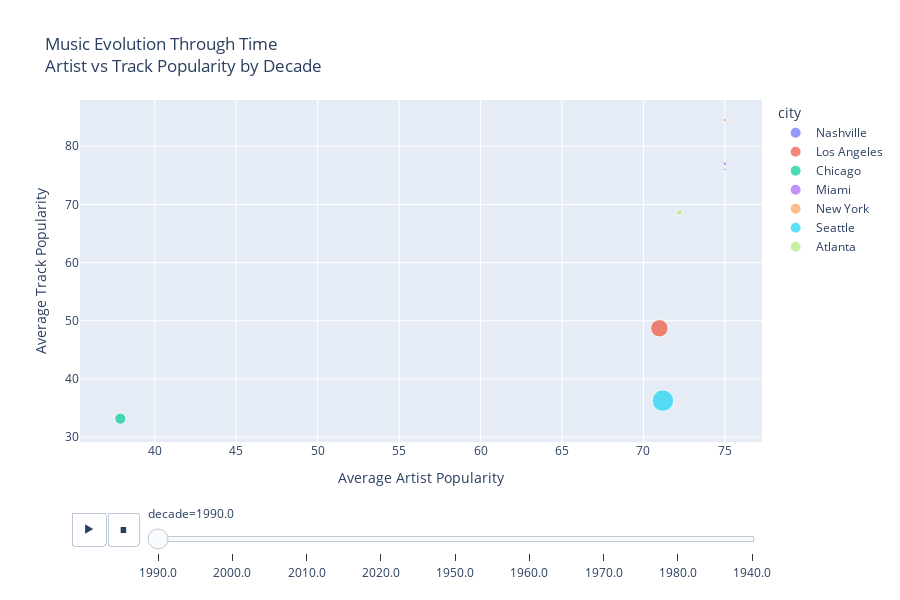

Write notebook code for a chart like this one.
### Code cell
#temporal evolution map
print('\nCreating Temporal Evolution Map...')

temporal_fig, timeline_df = create_temporal_evolution_map(df)
temporal_fig.show()

print('\nTemporal Analysis Summary:')
print('Decades with most tracks by city:')
for city in df['city'].unique():
    city_timeline = timeline_df[timeline_df['city'] == city]
    if not city_timeline.empty:
        top_decade = city_timeline.loc[city_timeline['track_count'].idxmax()]
        print(f'  {city}: {int(top_decade["decade"])}s ({top_decade["track_count"]} tracks)')

### Figure 1 — Plotly figure (JSON) as saved in the notebook; plotly's stock layout.template omitted (floating-point values rounded to 4 significant figures)
{"data": [{"customdata": [[1.0, 1.0]], "hovertemplate": "<b>%{hovertext}</b><br><br>city=Nashville<br>decade=1990.0<br>Average Artist Popularity=%{x}<br>Average Track Popularity=%{y}<br>Number of Tracks=%{customdata[0]}<br>avg_genre_diversity=%{customdata[1]}<extra></extra>", "hovertext": ["Nashville"], "legendgroup": "Nashville", "marker": {"color": "#636efa", "size": [1.0], "sizemode": "area", "sizeref": 0.2875, "symbol": "circle"}, "mode": "markers", "name": "Nashville", "orientation": "v", "showlegend": true, "type": "scatter", "x": [75.0], "xaxis": "x", "y": [76.0], "yaxis": "y"}, {"customdata": [[44.0, 4.0]], "hovertemplate": "<b>%{hovertext}</b><br><br>city=Los Angeles<br>decade=1990.0<br>Average Artist Popularity=%{x}<br>Average Track Popularity=%{y}<br>Number of Tracks=%{customdata[0]}<br>avg_genre_diversity=%{customdata[1]}<extra></extra>", "hovertext": ["Los Angeles"], "legendgroup": "Los Angeles", "marker": {"color": "#EF553B", "size": [44.0], "sizemode": "area", "sizeref": 0.2875, "symbol": "circle"}, "mode": "markers", "name": "Los Angeles", "orientation": "v", "showlegend": true, "type": "scatter", "x": [70.98], "xaxis": "x", "y": [48.7], "yaxis": "y"}, {"customdata": [[18.0, 2.278]], "hovertemplate": "<b>%{hovertext}</b><br><br>city=Chicago<br>decade=1990.0<br>Average Artist Popularity=%{x}<br>Average Track Popularity=%{y}<br>Number of Tracks=%{customdata[0]}<br>avg_genre_diversity=%{customdata[1]}<extra></extra>", "hovertext": ["Chicago"], "legendgroup": "Chicago", "marker": {"color": "#00cc96", "size": [18.0], "sizemode": "area", "sizeref": 0.2875, "symbol": "circle"}, "mode": "markers", "name": "Chicago", "orientation": "v", "showlegend": true, "type": "scatter", "x": [37.89], "xaxis": "x", "y": [33.17], "yaxis": "y"}, {"customdata": [[2.0, 0.0]], "hovertemplate": "<b>%{hovertext}</b><br><br>city=Miami<br>decade=1990.0<br>Average Artist Popularity=%{x}<br>Average Track Popularity=%{y}<br>Number of Tracks=%{customdata[0]}<br>avg_genre_diversity=%{customdata[1]}<extra></extra>", "hovertext": ["Miami"], "legendgroup": "Miami", "marker": {"color": "#ab63fa", "size": [2.0], "sizemode": "area", "sizeref": 0.2875, "symbol": "circle"}, "mode": "markers", "name": "Miami", "orientation": "v", "showlegend": true, "type": "scatter", "x": [75.0], "xaxis": "x", "y": [77.0], "yaxis": "y"}, {"customdata": [[2.0, 0.5]], "hovertemplate": "<b>%{hovertext}</b><br><br>city=New York<br>decade=1990.0<br>Average Artist Popularity=%{x}<br>Average Track Popularity=%{y}<br>Number of Tracks=%{customdata[0]}<br>avg_genre_diversity=%{customdata[1]}<extra></extra>", "hovertext": ["New York"], "legendgroup": "New York", "marker": {"color": "#FFA15A", "size": [2.0], "sizemode": "area", "sizeref": 0.2875, "symbol": "circle"}, "mode": "markers", "name": "New York", "orientation": "v", "showlegend": true, "type": "scatter", "x": [75.0], "xaxis": "x", "y": [84.5], "yaxis": "y"}, {"customdata": [[67.0, 2.463]], "hovertemplate": "<b>%{hovertext}</b><br><br>city=Seattle<br>decade=1990.0<br>Average Artist Popularity=%{x}<br>Average Track Popularity=%{y}<br>Number of Tracks=%{customdata[0]}<br>avg_genre_diversity=%{customdata[1]}<extra></extra>", "hovertext": ["Seattle"], "legendgroup": "Seattle", "marker": {"color": "#19d3f3", "size": [67.0], "sizemode": "area", "sizeref": 0.2875, "symbol": "circle"}, "mode": "markers", "name": "Seattle", "orientation": "v", "showlegend": true, "type": "scatter", "x": [71.19], "xaxis": "x", "y": [36.27], "yaxis": "y"}, {"customdata": [[5.0, 3.0]], "hovertemplate": "<b>%{hovertext}</b><br><br>city=Atlanta<br>decade=1990.0<br>Average Artist Popularity=%{x}<br>Average Track Popularity=%{y}<br>Number of Tracks=%{customdata[0]}<br>avg_genre_diversity=%{customdata[1]}<extra></extra>", "hovertext": ["Atlanta"], "legendgroup": "Atlanta", "marker": {"color": "#B6E880", "size": [5.0], "sizemode": "area", "sizeref": 0.2875, "symbol": "circle"}, "mode": "markers", "name": "Atlanta", "orientation": "v", "showlegend": true, "type": "scatter", "x": [72.2], "xaxis": "x", "y": [68.6], "yaxis": "y"}], "layout": {"height": 600, "legend": {"itemsizing": "constant", "title": {"text": "city"}, "tracegroupgap": 0}, "sliders": [{"active": 0, "currentvalue": {"prefix": "decade="}, "len": 0.9, "pad": {"b": 10, "t": 60}, "steps": [{"args": [["1990.0"], {"frame": {"duration": 0, "redraw": false}, "fromcurrent": true, "mode": "immediate", "transition": {"duration": 0, "easing": "linear"}}], "label": "1990.0", "method": "animate"}, {"args": [["2000.0"], {"frame": {"duration": 0, "redraw": false}, "fromcurrent": true, "mode": "immediate", "transition": {"duration": 0, "easing": "linear"}}], "label": "2000.0", "method": "animate"}, {"args": [["2010.0"], {"frame": {"duration": 0, "redraw": false}, "fromcurrent": true, "mode": "immediate", "transition": {"duration": 0, "easing": "linear"}}], "label": "2010.0", "method": "animate"}, {"args": [["2020.0"], {"frame": {"duration": 0, "redraw": false}, "fromcurrent": true, "mode": "immediate", "transition": {"duration": 0, "easing": "linear"}}], "label": "2020.0", "method": "animate"}, {"args": [["1950.0"], {"frame": {"duration": 0, "redraw": false}, "fromcurrent": true, "mode": "immediate", "transition": {"duration": 0, "easing": "linear"}}], "label": "1950.0", "method": "animate"}, {"args": [["1960.0"], {"frame": {"duration": 0, "redraw": false}, "fromcurrent": true, "mode": "immediate", "transition": {"duration": 0, "easing": "linear"}}], "label": "1960.0", "method": "animate"}, {"args": [["1970.0"], {"frame": {"duration": 0, "redraw": false}, "fromcurrent": true, "mode": "immediate", "transition": {"duration": 0, "easing": "linear"}}], "label": "1970.0", "method": "animate"}, {"args": [["1980.0"], {"frame": {"duration": 0, "redraw": false}, "fromcurrent": true, "mode": "immediate", "transition": {"duration": 0, "easing": "linear"}}], "label": "1980.0", "method": "animate"}, {"args": [["1940.0"], {"frame": {"duration": 0, "redraw": false}, "fromcurrent": true, "mode": "immediate", "transition": {"duration": 0, "easing": "linear"}}], "label": "1940.0", "method": "animate"}], "x": 0.1, "xanchor": "left", "y": 0, "yanchor": "top"}], "title": {"text": "Music Evolution Through Time<br>Artist vs Track Popularity by Decade"}, "updatemenus": [{"buttons": [{"args": [null, {"frame": {"duration": 500, "redraw": false}, "fromcurrent": true, "mode": "immediate", "transition": {"duration": 500, "easing": "linear"}}], "label": "&#9654;", "method": "animate"}, {"args": [[null], {"frame": {"duration": 0, "redraw": false}, "fromcurrent": true, "mode": "immediate", "transition": {"duration": 0, "easing": "linear"}}], "label": "&#9724;", "method": "animate"}], "direction": "left", "pad": {"r": 10, "t": 70}, "showactive": false, "type": "buttons", "x": 0.1, "xanchor": "right", "y": 0, "yanchor": "top"}], "xaxis": {"anchor": "y", "domain": [0, 1], "title": {"text": "Average Artist Popularity"}}, "yaxis": {"anchor": "x", "domain": [0, 1], "title": {"text": "Average Track Popularity"}}}}
